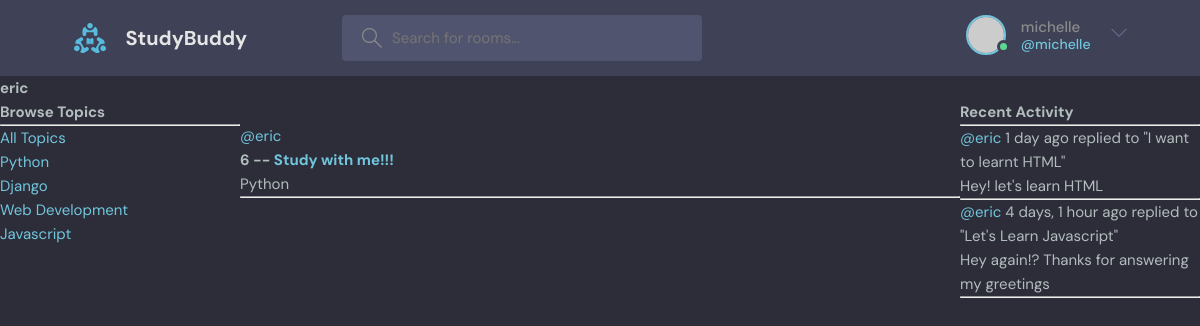
Page /profile/3 (signed in) on the committed database.
### base/models.py (models this page shows, shortened)
class Topic(models.Model):
    name = models.CharField(max_length=200)

class Room(models.Model):
    host = models.ForeignKey(User, on_delete=models.SET_NULL, null=True)
    topic = models.ForeignKey(Topic, on_delete=models.SET_NULL, null=True)
    name = models.CharField(max_length=200)
    description = models.TextField(null=True, blank=True)
    participants = models.ManyToManyField(User, related_name='participants', blank=True)
    updated = models.DateTimeField(auto_now=True)
    created = models.DateTimeField(auto_now_add=True)
    class Meta:
        ordering = ['-updated', '-created']
    def __str__(self):
        return self.name

class Message(models.Model):
    user = models.ForeignKey(User, on_delete=models.CASCADE)
    room = models.ForeignKey(Room, on_delete=models.CASCADE)
    body = models.TextField()
    updated = models.DateTimeField(auto_now=True)
    created = models.DateTimeField(auto_now_add=True)
    class Meta:
        ordering = ['-updated', '-created']
    def __str__(self):
        return self.body[0:50]

### base/views.py (the view)
# urls.py: path('profile/<str:pk>', views.userProfile, name='user-profile'),
def userProfile(request, pk):
    user = User.objects.get(id=pk)
    rooms = user.room_set.all()
    room_messages = user.message_set.all()
    topics = Topic.objects.all()
    context = {'user':user, 'rooms':rooms, 'room_messages': room_messages, 'topics': topics}
    return render(request, 'base/profile.html', context)

### base/templates/base/profile.html (shortened to what this page needs)
{% extends 'main.html' %}
{% block content %}
<h1>{{user.username}}</h1>
<div class="profile-container">
    <div>
        {% include 'base/topics_component.html' %}
    </div>
    <div>
        {% include 'base/feed_component.html' %}
    </div>
    <div>
        {% include 'base/activity_component.html' %}
    </div>
</div>
{% endblock content %}

### templates/navbar.html (shortened to what this page needs)
{% load static %}
<header class="header header--loggedIn">
    <div class="container">
      <a href="{% url 'home' %}" class="header__logo">
        <img src="{% static 'images/logo.svg' %}" />
        <h1>StudyBuddy</h1>
      </a>
      <form class="header__search" method="GET" action="{% url 'home' %}">
        <label>
          <input name="q" placeholder="Search for rooms..." />
        </label>
      </form>
      <nav class="header__menu">
        {% if request.user.is_authenticated %}
        <div class="header__user">
          <a href="profile.html">
            <div class="avatar avatar--medium active">
              <img src="https://randomuser.me/api/portraits/men/37.jpg" />
            </div>
            <p>{{request.user.username}} <span>@{{request.user.username}}</span></p>
          </a>
          <button class="dropdown-button">
            <svg version="1.1" xmlns="http://www.w3.org/2000/svg" width="32" height="32" viewBox="0 0 32 32">
              <title>chevron-down</title>
              <path d="M16 21l-13-13h-3l16 16 16-16h-3l-13 13z"></path>
            </svg>
          </button>
        </div>
        {% else %}
        <a href="{% url 'login' %}">
          <img src="./assets/avatar.svg" />
          <p>Login</p>
        </a>
        {% endif %}
      </nav>
    </div>
  </header>

### base/templates/base/topics_component.html
    <h3>Browse Topics</h3>
        <hr>
        <div>
            <a href="{% url 'home' %}">All Topics</a>
        </div>
        {% for topic in topics %}
            <div>
                <a href="{% url 'home' %}?q={{topic.name}}">{{topic.name}}</a>
            </div>
        {% endfor %}

### base/templates/base/feed_component.html (shortened to what this page needs)
<div>
    {% for room in rooms %}
        <div>
            <br>
            <a href="{% url 'user-profile' room.host.id %}">@{{room.host.username}}</a>
            <h3>{{room.id}} -- <a href="{% url 'room' room.id %}">{{room.name}}</a></h3>
            <small>{{room.topic.name}}</small>
            <hr>
        </div>
    {% endfor %}
</div>

### base/templates/base/activity_component.html (shortened to what this page needs)
    <h3>Recent Activity</h3>
        <hr>
        {% for message in room_messages %}
            <div>
                <small><a href="{% url 'user-profile' message.user.id %}">@{{message.user}} </a> {{message.created|timesince}} ago</small>
                <small>replied to "{{message.room}}"</small>
                <p>{{message}}</p>
                <hr>
            </div>
        {% endfor %}

### static/styles/style.css (style rules this page uses)
:root { --color-main: #71c6dd; --color-main-light: #e1f6fb; --color-dark: #3f4156; --color-dark-medium: #51546e; --color-dark-light: #696d97; --color-light: #e5e5e5; --color-gray: #8b8b8b; --color-light-gray: #b2bdbd; --color-bg: #2d2d39; --color-success: #5dd693; --color-error: #fc4b0b; }
* { font-family: "DM Sans", -apple-system, BlinkMacSystemFont, "Segoe UI", Roboto, Oxygen, Ubuntu, Cantarell, "Open Sans", "Helvetica Neue", sans-serif; margin: 0; padding: 0; box-sizing: border-box; text-rendering: optimizeLegibility; font-size: inherit; }
html { font-size: 56.25%; }
@media only screen and (min-width: 1200px) { html { font-size: 62.5%; } }
body { line-height: 1.6; font-weight: 400; font-size: 1.5rem; color: var(--color-light-gray); background-color: var(--color-bg); min-height: 100vh; }
img { width: 100%; }
a { display: inline-block; color: var(--color-main); text-decoration: none; }
.container { max-width: 120rem; width: 90%; margin: auto; }
.avatar { position: relative; display: inline-block; border-radius: 50%; border: 2px solid var(--color-main); }
.avatar img { display: block; border-radius: 50%; object-fit: cover; object-position: center; }
.avatar::after { content: ""; display: block; position: absolute; background-color: var(--color-gray); z-index: 111; border-radius: 50%; border: 0.3rem solid var(--color-dark); }
.avatar.active::after { background-color: var(--color-success); }
.avatar.avatar--medium img { width: 3.6rem; height: 3.6rem; border-radius: 50%; }
.avatar.avatar--medium:after { width: 0.7rem; height: 0.7rem; bottom: 0px; right: -6px; }
.header { padding: 1.5rem; background-color: var(--color-dark); }
.header > .container { display: flex; gap: 9.5rem; }
.header__logo, .header__user { display: flex; gap: 2rem; align-items: center; }
.header__logo > img { height: 3.2rem; width: 3.2rem; }
.header__logo > h1 { font-weight: 700; font-size: 2rem; color: var(--color-light); }
.header__search > label { background-color: var(--color-dark-medium); padding: 1.3rem 1rem; display: flex; align-items: center; gap: 1rem; border-radius: 4px; }
.header__search svg { fill: var(--color-gray); width: 2rem; height: 2rem; margin-left: 1rem; }
.header__search input { width: 30rem; background: transparent; border: none; outline: none; color: var(--color-light); }
.header__menu { margin-left: auto; position: relative; }
.header__menu a { display: flex; gap: 1.5rem; align-items: center; font-weight: 500; text-decoration: none; color: var(--color-gray); }
.header__menu img { height: 3.6rem; }
.header__menu p { line-height: 1.2; }
.header__menu span { color: var(--color-main); font-weight: 500; font-size: 1.4rem; display: block; }
.header__menu svg { width: 1.6rem; height: 1.6rem; fill: var(--color-dark-light); }
.dropdown-button { background: transparent; border: 0; outline: 0; cursor: pointer; }

### base/templates/base/profile.html (style rules this page uses)
.profile-container { display: grid; grid-template-columns: 1fr 3fr 1fr; }

### rows in the picture
Topic: name "Python"
Topic: name "Django"
Topic: name "Web Development"
Topic: name "Javascript"
Room: host.username "eric", id "6", name "Study with me!!!", topic.name "Python"
Message: user "eric", created "1 day", room "I want to learnt HTML", body "Hey! let's learn HTML"
Message: user "eric", created "4 days, 1 hour", room "Let's Learn Javascript", body "Hey again!? Thanks for answering my greetings"

### other values in the picture
{{ request.user.username }} "michelle"
{{ user.username }} "eric"
